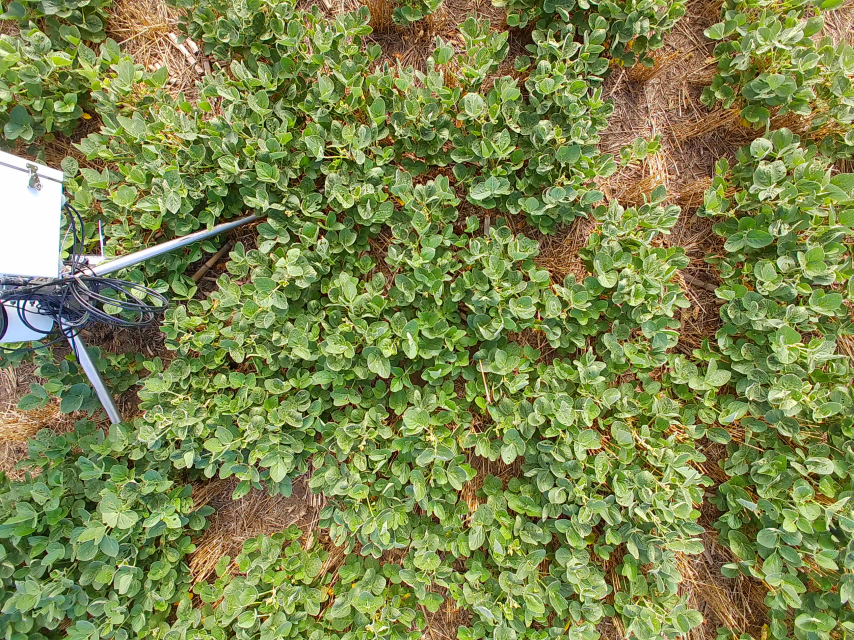
#> input picture Day_2/soybeans_20200819_090000.jpg, 2560 x 1920 px (shown at 1/3 size)
$ jupyter execute --allow-errors live_demo.ipynb
#> lines starting #> are read from the running program, lines starting #| are printed output that depends on the picture; after the words box and inside, x2 and y2 are one past the last pixel; in counts of white or black regions, pixels touching at a corner belong together; long printed decimals are rounded
# Image Analysis with Python

[cell 1]
# Import modules
import numpy as np
import matplotlib.pyplot as plt
plt.style.use('seaborn')

[cell 2]
# One-dimnesional array
A = np.array([1,2,3])
print(A.shape)
print(type(A))

[cell 3]
# Two-dimensional array
B = np.array([ [1,2,3], [4,5,6] ])
print(B.shape)
B

[cell 4]
# Three-dimensional array
C = np.zeros([5,5,3])
print(C.shape)
C

[cell 5]
D = np.array([1])
E = [1]

print(type(D))
print(type(E))

[cell 6]
# Read an image
RGB = plt.imread('soybeans_20200819_090000.jpg')
#> RGB is the input picture: shape (1920, 2560, 3); mean R, G, B 125, 135.8, 77.2

[cell 7]
# Image dimensions
print(RGB.shape)
#| (1920, 2560, 3)
print(RGB.size)
#| 14745600

[cell 8]
plt.figure()
plt.imshow(RGB)
plt.show()

[cell 9]
# Slicing
RGB[0,0,:]
#> Out = [184, 207, 127]

[cell 10]
# Select a pacth
RGB_patch = RGB[500:1500, 1000:2000, :]
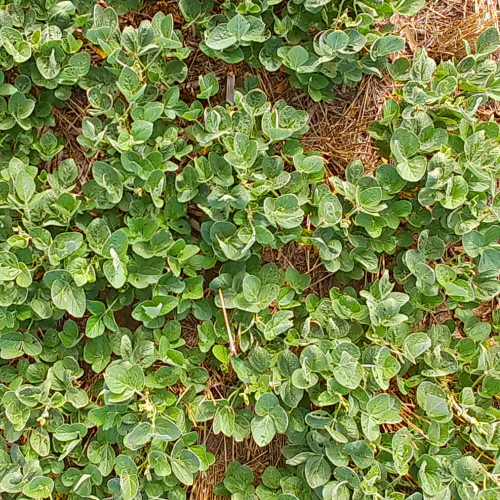
#> RGB_patch: shape (1000, 1000, 3) (shown at 1/2 size); mean R, G, B 121.4, 136.9, 71.2

plt.figure()
plt.imshow(RGB_patch)
plt.axis('off')
plt.show()

[cell 11]
# Display separate bands
plt.figure(figsize=(14,10))

plt.subplot(2,2,1)
plt.imshow(RGB_patch)
plt.title('RGB Patch')
plt.axis('off')

plt.subplot(2,2,2)
plt.imshow(RGB_patch[:,:,0], cmap='Reds')
plt.title('Red band')
plt.axis('off')

plt.subplot(2,2,3)
plt.imshow(RGB_patch[:,:,1], cmap='Greens')
plt.title('Green band')
plt.axis('off')

plt.subplot(2,2,4)
plt.imshow(RGB_patch[:,:,2], cmap='Blues')
plt.title('Blue band')
plt.axis('off')

plt.tight_layout()
plt.savefig('mosaic.jpg', dpi=300)
plt.show()

#> (a cell that did not finish here is left out)

[cell 13]
# Convert UINT8 to Floating point
R = np.float32(RGB_patch[:,:,0]) # Red band
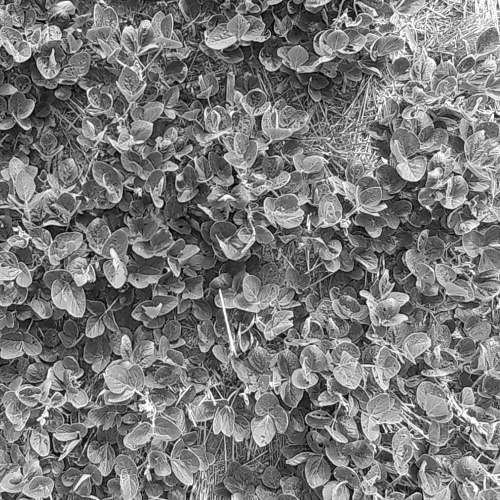
#> R: shape (1000, 1000) float32 (shown at 1/2 size); min 0, max 255, mean 121.4
G = np.float32(RGB_patch[:,:,1]) # Green band
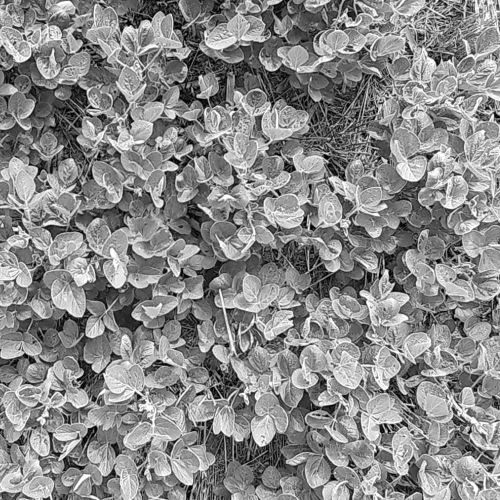
#> G: shape (1000, 1000) float32 (shown at 1/2 size); min 0, max 255, mean 136.9
B = np.float32(RGB_patch[:,:,2]) # Blue band
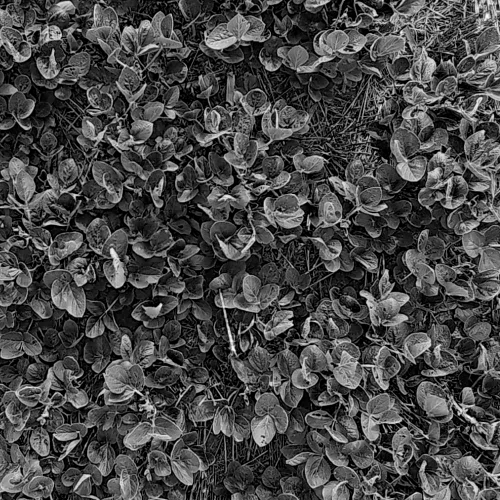
#> B: shape (1000, 1000) float32 (shown at 1/2 size); min 0, max 255, mean 71.2

[cell 14]
B.max()
#> Out = 255

[cell 15]
RG_ratio = R/G # Red to green ratio
BG_ratio = B/G # Blue to green ratio
ExG = 2*G - R - B # Excess green
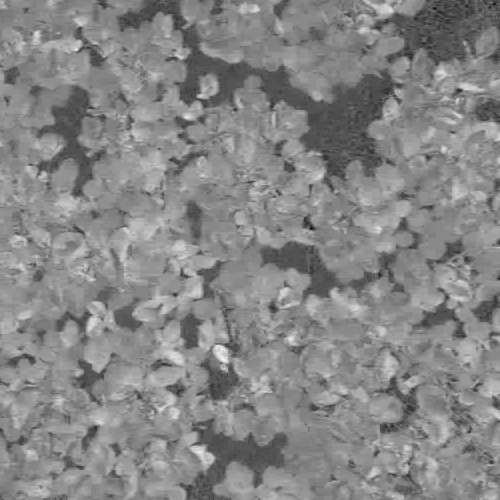
#> ExG: shape (1000, 1000) float32 (shown at 1/2 size); min -130, max 271, mean 81.1; drawn with min black and max white

[cell 16]
RG_ratio.max()
#> Out = inf

[cell 17]
placehold_inf = 10
RG_ratio = np.where(np.isinf(RG_ratio), placehold_inf, RG_ratio)
BG_ratio = np.where(np.isinf(BG_ratio), placehold_inf, BG_ratio)

[cell 18]
RG_ratio.shape
#> Out = (1000, 1000)

[cell 19]
plt.figure()
plt.hist(RG_ratio.flatten(), bins='scott', density=True)
plt.xlim(0.5, 2)
plt.vlines(0.95, ymin=0, ymax=4, color='tomato', linestyles='dashed')
plt.show()
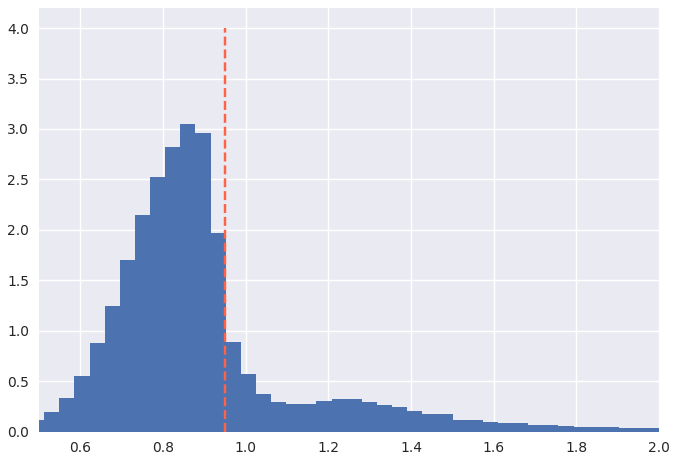
#> figure drawn by matplotlib, 1 panel; tallest bar 3.05 high, from x = 0.842 to 0.878

[cell 20]
# Quantify green canopy cover
BW = np.logical_and(RG_ratio < 0.95, BG_ratio < 0.95, ExG > 20)
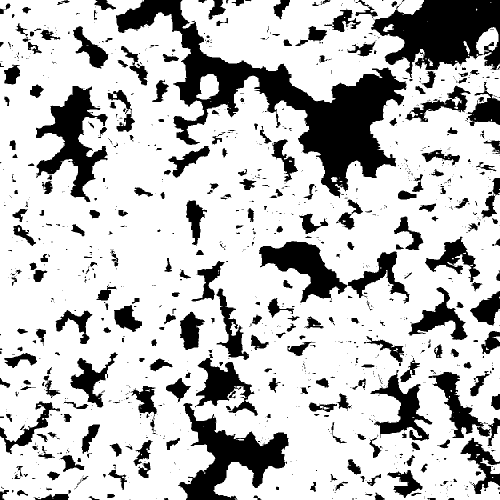
#> BW: shape (1000, 1000) bool (shown at 1/2 size); 75.7% white; 1155 black regions (828 under 20 px), largest, box (x1, y1, x2, y2) and area: (232, 0, 814, 396) 53477, (742, 0, 1000, 156) 24525, (356, 806, 577, 1000) 16523

[cell 21]
BW

[cell 22]
# Percentage of canopy cover
canopy_cover = np.sum(BW.flatten()) / BW.size * 100
#> canopy_cover = 75.73
print(canopy_cover)
#| 75.7298

[cell 23]
# Black and white image
plt.figure()
plt.imshow(BW, cmap='binary_r')
plt.axis('off')
plt.title( 'Canopy cover: ' + str(round(canopy_cover,1)) + ' %' )
plt.show()

[cell 24]
# Define function
np.seterr(divide='ignore', invalid='ignore')

def canopeo(img, RG=0.95):
    """ Function that computes the percentage of canopy cover
    The input is an RGB image.
    The output is the percentage of green canopy.
    AP - 28-April-2021"""
#> called with RG = 0.95
    placehold_inf = 10

    RG_ratio = img[:,:,0] / img[:,:,1]
#> RG_ratio: shape (1920, 2560) float64
    RG_ratio = np.where(np.isinf(RG_ratio), placehold_inf, RG_ratio)
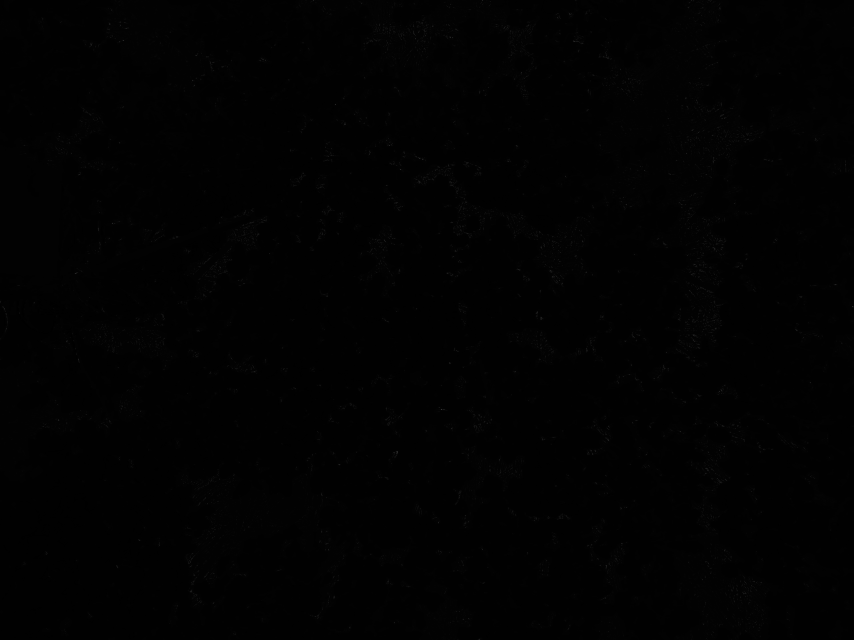
#> RG_ratio: shape (1920, 2560) float64 (shown at 1/3 size); 0% of the values are NaN or infinite; the others: min 0, max 121, mean 1.01; drawn with min black, max white, NaN and infinite black

    BG_ratio = img[:,:,2] / img[:,:,1]
#> BG_ratio: shape (1920, 2560) float64
    BG_ratio = np.where(np.isinf(BG_ratio), placehold_inf, BG_ratio)

    ExG = 2*img[:,:,1] - img[:,:,0] - img[:,:,2]
#> ExG: shape (1920, 2560)
    BW = np.logical_and(RG_ratio < RG, BG_ratio < 0.95, ExG > 20)
#> BW: shape (1920, 2560) bool; 66.3% white; 4866 black regions (3398 under 20 px), largest, box (x1, y1, x2, y2) and area: (0, 309, 811, 1448) 314286, (1742, 0, 2326, 1088) 262039, (516, 1355, 1254, 1879) 109803
    canopy_cover = np.sum(BW.flatten()) / BW.size * 100
#> canopy_cover = 66.31
    return canopy_cover

[cell 25]
# Call a function (invoking)
print(canopeo(RGB))
#| 66.309
print(canopeo(RGB_patch))
#> call 2 of canopeo, with RG = 0.95
#> in canopeo (call 2), `ExG = 2*img[:,:,1] - img[:,:,0] - img[:,:,2]`:
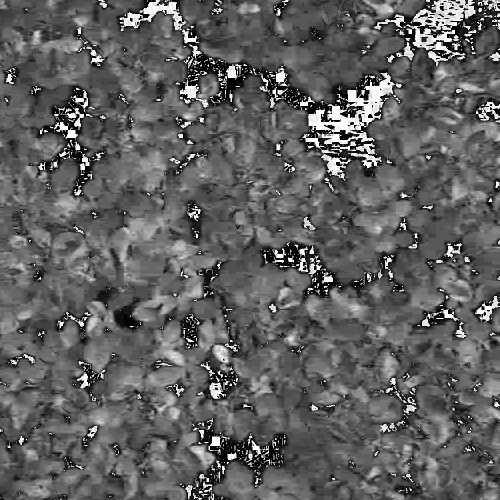
#> ExG: shape (1000, 1000) (shown at 1/2 size); min 0, max 255, mean 95.5
#> in canopeo (call 2), `canopy_cover = np.sum(BW.flatten()) / BW.size * 100`: canopy_cover = 75.73
#| 75.7298

[cell 26]
print(canopeo(RGB))
#| 66.309
print(canopeo(RGB, 1.0))
#> call 4 of canopeo, with RG = 1
#> in canopeo (call 4), `BW = np.logical_and(RG_ratio < RG, BG_ratio < 0.95, ExG > 20)`:
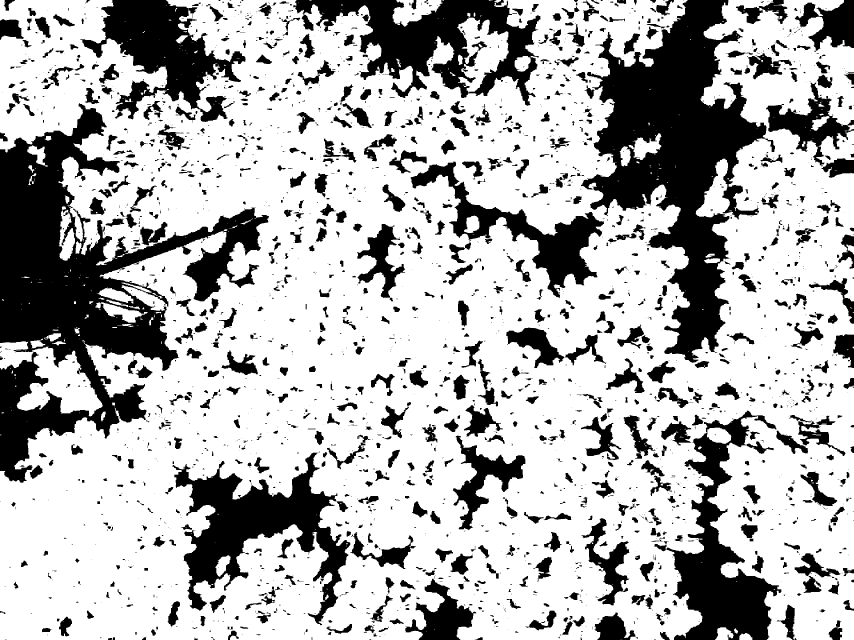
#> BW: shape (1920, 2560) bool (shown at 1/3 size); 71% white; 2852 black regions (1616 under 20 px), largest, box (x1, y1, x2, y2) and area: (0, 310, 807, 1448) 298711, (1743, 0, 2325, 1088) 248009, (517, 1358, 1051, 1876) 96111
#> in canopeo (call 4), `canopy_cover = np.sum(BW.flatten()) / BW.size * 100`: canopy_cover = 70.97
#| 70.972

[cell 27]
import glob
import pandas as pd

filenames = glob.glob('*.jpg')
print(filenames)

[cell 28]
CC = {'filename':[], 'timestamp':[], 'cover':[]}

for file in filenames:
    I = plt.imread(file)
    CC['filename'].append(file)
    CC['cover'].append(canopeo(I))
    file_no_ext = file.split('.')
    file_no_ext_parts = file_no_ext[0].split('_')
    timestamp_str = file_no_ext_parts[1] + file_no_ext_parts[2]
    timestamp = pd.to_datetime(timestamp_str, format='%Y%m%d%H%M%S')
    CC['timestamp'].append(timestamp)
#> pass 2 of the loop `for file in filenames:`:
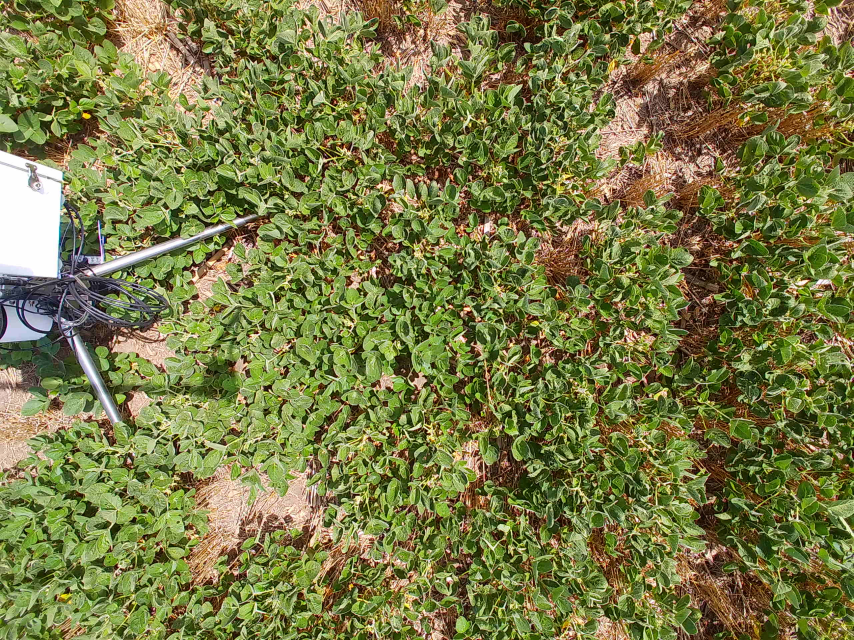
#> input picture Day_2/soybeans_20200819_120000.jpg, 2560 x 1920 px (shown at 1/3 size)
#> I is the input picture: shape (1920, 2560, 3); mean R, G, B 120.5, 122.5, 68.3
#> in canopeo (call 6), `ExG = 2*img[:,:,1] - img[:,:,0] - img[:,:,2]`:
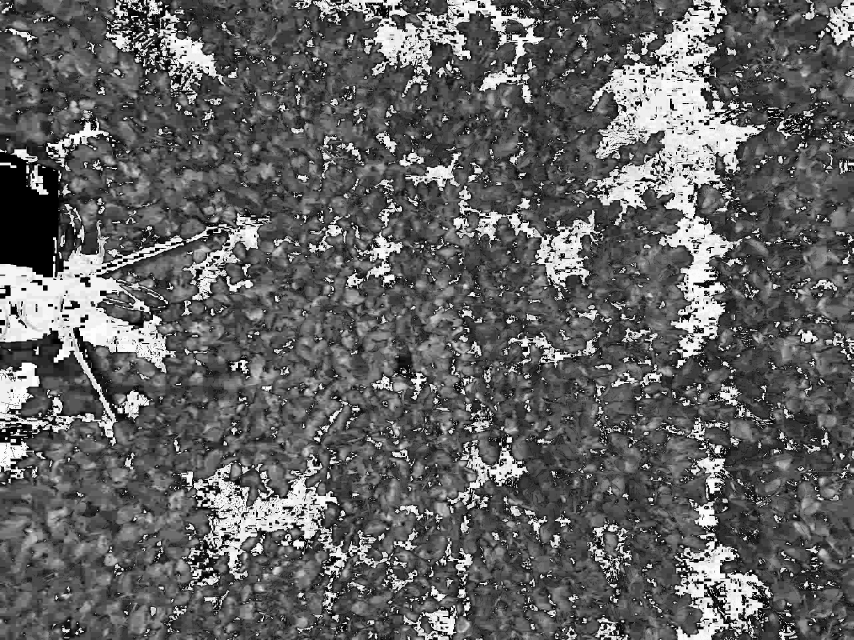
#> ExG: shape (1920, 2560) (shown at 1/3 size); min 0, max 255, mean 97.8
#> in canopeo (call 6), `BW = np.logical_and(RG_ratio < RG, BG_ratio < 0.95, ExG > 20)`:
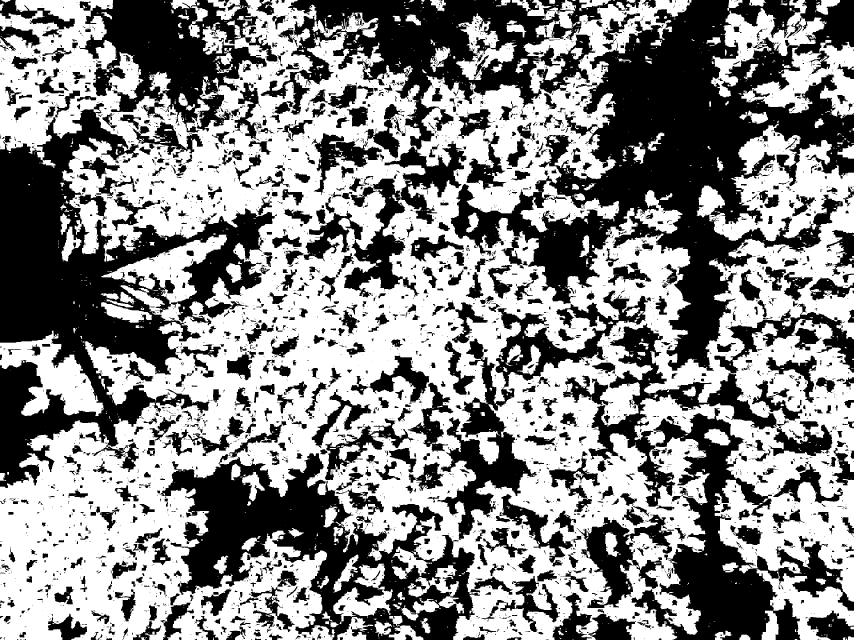
#> BW: shape (1920, 2560) bool (shown at 1/3 size); 54.3% white; 4764 black regions (3466 under 20 px), largest, box (x1, y1, x2, y2) and area: (1352, 0, 2560, 1112) 470651, (0, 306, 831, 1464) 343810, (782, 0, 1921, 892) 212240
#> in canopeo (call 6), `canopy_cover = np.sum(BW.flatten()) / BW.size * 100`: canopy_cover = 54.33
#> pass 3 of the loop `for file in filenames:`:
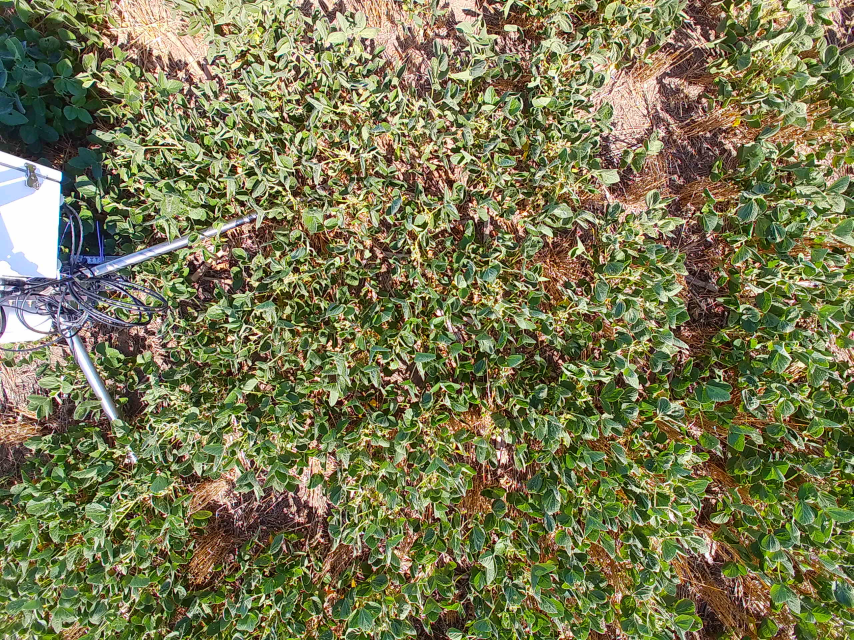
#> input picture Day_2/soybeans_20200819_150000.jpg, 2560 x 1920 px (shown at 1/3 size)
#> I is the input picture: shape (1920, 2560, 3); mean R, G, B 120.3, 119.9, 80.7
#> in canopeo (call 7), `BW = np.logical_and(RG_ratio < RG, BG_ratio < 0.95, ExG > 20)`:
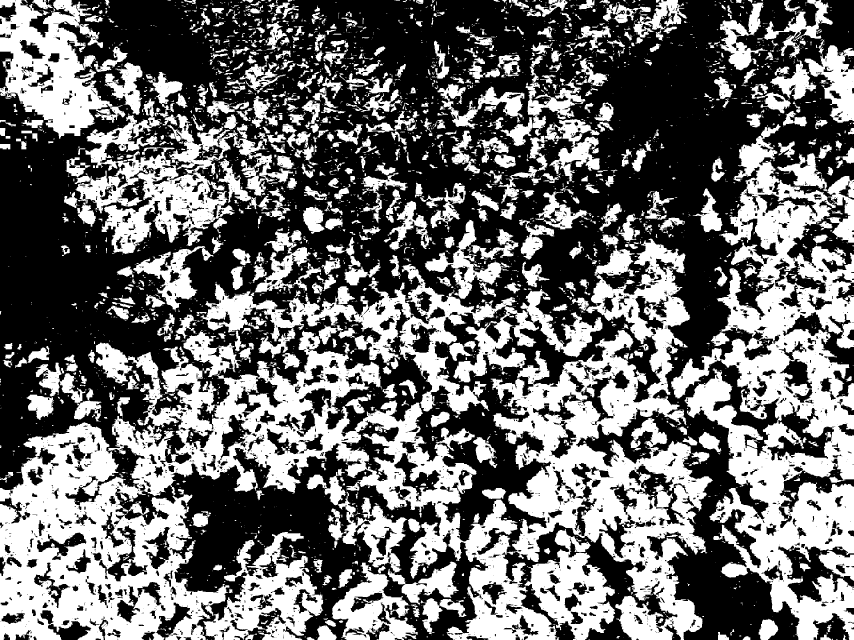
#> BW: shape (1920, 2560) bool (shown at 1/3 size); 43% white; 4337 white regions (3083 under 20 px), largest, box (x1, y1, x2, y2) and area: (0, 992, 1671, 1920) 505773, (2013, 372, 2560, 1920) 335709, (1472, 716, 2139, 1920) 279708
#> in canopeo (call 7), `canopy_cover = np.sum(BW.flatten()) / BW.size * 100`: canopy_cover = 43.05

print(CC)
